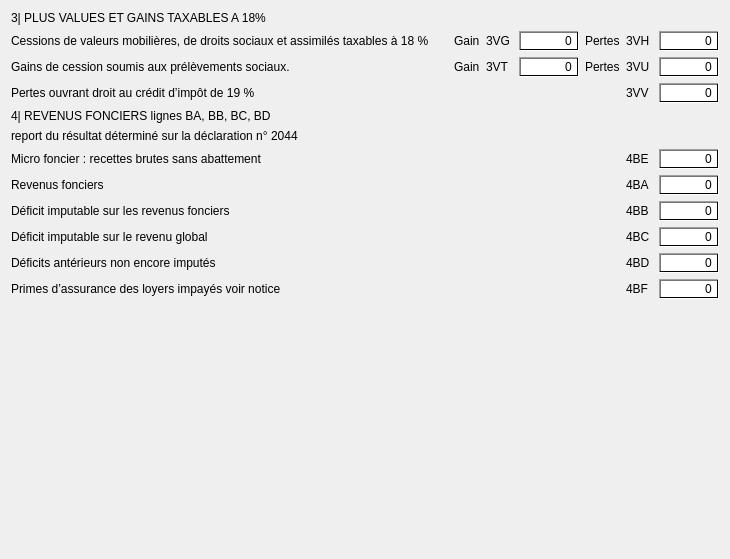
<?xml version="1.0" encoding="UTF-8"?>
<ui version="4.0">
 <class>Page03C</class>
 <widget class="QWidget" name="Page03C">
  <property name="geometry">
   <rect>
    <x>0</x>
    <y>0</y>
    <width>730</width>
    <height>559</height>
   </rect>
  </property>
  <property name="minimumSize">
   <size>
    <width>730</width>
    <height>0</height>
   </size>
  </property>
  <property name="maximumSize">
   <size>
    <width>730</width>
    <height>16777215</height>
   </size>
  </property>
  <property name="windowTitle">
   <string>Form</string>
  </property>
  <property name="styleSheet">
   <string notr="true"/>
  </property>
  <layout class="QVBoxLayout" name="verticalLayout">
   <item>
    <widget class="QLabel" name="label">
     <property name="styleSheet">
      <string notr="true"/>
     </property>
     <property name="text">
      <string>3| PLUS VALUES ET GAINS TAXABLES A 18%</string>
     </property>
     <property name="class" stdset="0">
      <string>titreA</string>
     </property>
    </widget>
   </item>
   <item>
    <layout class="QGridLayout" name="gridLayout">
     <item row="0" column="0">
      <widget class="QLabel" name="label_2">
       <property name="styleSheet">
        <string notr="true"/>
       </property>
       <property name="text">
        <string>Cessions de valeurs mobilières, de droits sociaux et assimilés taxables à 18 %</string>
       </property>
      </widget>
     </item>
     <item row="0" column="1">
      <spacer name="horizontalSpacer">
       <property name="orientation">
        <enum>Qt::Horizontal</enum>
       </property>
       <property name="sizeHint" stdset="0">
        <size>
         <width>40</width>
         <height>20</height>
        </size>
       </property>
      </spacer>
     </item>
     <item row="0" column="2">
      <widget class="QLabel" name="label_7">
       <property name="styleSheet">
        <string notr="true"/>
       </property>
       <property name="text">
        <string>Gain</string>
       </property>
      </widget>
     </item>
     <item row="0" column="3">
      <widget class="QLabel" name="label_12">
       <property name="minimumSize">
        <size>
         <width>27</width>
         <height>20</height>
        </size>
       </property>
       <property name="maximumSize">
        <size>
         <width>27</width>
         <height>20</height>
        </size>
       </property>
       <property name="styleSheet">
        <string notr="true"/>
       </property>
       <property name="text">
        <string>3VG</string>
       </property>
       <property name="class" stdset="0">
        <string>code</string>
       </property>
      </widget>
     </item>
     <item row="0" column="4">
      <widget class="QSpinBox" name="f3vg">
       <property name="enabled">
        <bool>true</bool>
       </property>
       <property name="minimumSize">
        <size>
         <width>60</width>
         <height>20</height>
        </size>
       </property>
       <property name="maximumSize">
        <size>
         <width>60</width>
         <height>20</height>
        </size>
       </property>
       <property name="styleSheet">
        <string notr="true">background-color: qlineargradient(spread:pad, x1:0, y1:0, x2:1, y2:0, stop:0 rgba(255, 255, 255, 255), stop:1 rgba(255, 255, 255, 255));</string>
       </property>
       <property name="wrapping">
        <bool>false</bool>
       </property>
       <property name="frame">
        <bool>true</bool>
       </property>
       <property name="alignment">
        <set>Qt::AlignRight|Qt::AlignTrailing|Qt::AlignVCenter</set>
       </property>
       <property name="buttonSymbols">
        <enum>QAbstractSpinBox::NoButtons</enum>
       </property>
       <property name="accelerated">
        <bool>false</bool>
       </property>
       <property name="correctionMode">
        <enum>QAbstractSpinBox::CorrectToPreviousValue</enum>
       </property>
       <property name="keyboardTracking">
        <bool>true</bool>
       </property>
       <property name="suffix">
        <string/>
       </property>
       <property name="prefix">
        <string/>
       </property>
       <property name="minimum">
        <number>0</number>
       </property>
       <property name="maximum">
        <number>999999</number>
       </property>
       <property name="singleStep">
        <number>1000</number>
       </property>
       <property name="value">
        <number>0</number>
       </property>
      </widget>
     </item>
     <item row="0" column="5">
      <widget class="QLabel" name="label_9">
       <property name="styleSheet">
        <string notr="true"/>
       </property>
       <property name="text">
        <string>Pertes</string>
       </property>
      </widget>
     </item>
     <item row="0" column="6">
      <widget class="QLabel" name="label_13">
       <property name="minimumSize">
        <size>
         <width>27</width>
         <height>20</height>
        </size>
       </property>
       <property name="maximumSize">
        <size>
         <width>27</width>
         <height>20</height>
        </size>
       </property>
       <property name="styleSheet">
        <string notr="true"/>
       </property>
       <property name="text">
        <string>3VH</string>
       </property>
       <property name="class" stdset="0">
        <string>code</string>
       </property>
      </widget>
     </item>
     <item row="0" column="7">
      <widget class="QSpinBox" name="f3vh">
       <property name="enabled">
        <bool>true</bool>
       </property>
       <property name="minimumSize">
        <size>
         <width>60</width>
         <height>20</height>
        </size>
       </property>
       <property name="maximumSize">
        <size>
         <width>60</width>
         <height>20</height>
        </size>
       </property>
       <property name="styleSheet">
        <string notr="true">background-color: qlineargradient(spread:pad, x1:0, y1:0, x2:1, y2:0, stop:0 rgba(255, 255, 255, 255), stop:1 rgba(255, 255, 255, 255));</string>
       </property>
       <property name="wrapping">
        <bool>false</bool>
       </property>
       <property name="frame">
        <bool>true</bool>
       </property>
       <property name="alignment">
        <set>Qt::AlignRight|Qt::AlignTrailing|Qt::AlignVCenter</set>
       </property>
       <property name="buttonSymbols">
        <enum>QAbstractSpinBox::NoButtons</enum>
       </property>
       <property name="accelerated">
        <bool>false</bool>
       </property>
       <property name="correctionMode">
        <enum>QAbstractSpinBox::CorrectToPreviousValue</enum>
       </property>
       <property name="keyboardTracking">
        <bool>true</bool>
       </property>
       <property name="suffix">
        <string/>
       </property>
       <property name="prefix">
        <string/>
       </property>
       <property name="minimum">
        <number>0</number>
       </property>
       <property name="maximum">
        <number>999999</number>
       </property>
       <property name="singleStep">
        <number>1000</number>
       </property>
       <property name="value">
        <number>0</number>
       </property>
      </widget>
     </item>
     <item row="1" column="0">
      <widget class="QLabel" name="label_3">
       <property name="styleSheet">
        <string notr="true"/>
       </property>
       <property name="text">
        <string>Gains de cession soumis aux prélèvements sociaux.</string>
       </property>
      </widget>
     </item>
     <item row="1" column="1">
      <spacer name="horizontalSpacer_2">
       <property name="orientation">
        <enum>Qt::Horizontal</enum>
       </property>
       <property name="sizeHint" stdset="0">
        <size>
         <width>40</width>
         <height>20</height>
        </size>
       </property>
      </spacer>
     </item>
     <item row="1" column="2">
      <widget class="QLabel" name="label_10">
       <property name="styleSheet">
        <string notr="true"/>
       </property>
       <property name="text">
        <string>Gain</string>
       </property>
      </widget>
     </item>
     <item row="1" column="3">
      <widget class="QLabel" name="label_15">
       <property name="minimumSize">
        <size>
         <width>27</width>
         <height>20</height>
        </size>
       </property>
       <property name="maximumSize">
        <size>
         <width>27</width>
         <height>20</height>
        </size>
       </property>
       <property name="styleSheet">
        <string notr="true"/>
       </property>
       <property name="text">
        <string>3VT</string>
       </property>
       <property name="class" stdset="0">
        <string>code</string>
       </property>
      </widget>
     </item>
     <item row="1" column="4">
      <widget class="QSpinBox" name="f3vt">
       <property name="enabled">
        <bool>true</bool>
       </property>
       <property name="minimumSize">
        <size>
         <width>60</width>
         <height>20</height>
        </size>
       </property>
       <property name="maximumSize">
        <size>
         <width>60</width>
         <height>20</height>
        </size>
       </property>
       <property name="styleSheet">
        <string notr="true">background-color: qlineargradient(spread:pad, x1:0, y1:0, x2:1, y2:0, stop:0 rgba(255, 255, 255, 255), stop:1 rgba(255, 255, 255, 255));</string>
       </property>
       <property name="wrapping">
        <bool>false</bool>
       </property>
       <property name="frame">
        <bool>true</bool>
       </property>
       <property name="alignment">
        <set>Qt::AlignRight|Qt::AlignTrailing|Qt::AlignVCenter</set>
       </property>
       <property name="buttonSymbols">
        <enum>QAbstractSpinBox::NoButtons</enum>
       </property>
       <property name="accelerated">
        <bool>false</bool>
       </property>
       <property name="correctionMode">
        <enum>QAbstractSpinBox::CorrectToPreviousValue</enum>
       </property>
       <property name="keyboardTracking">
        <bool>true</bool>
       </property>
       <property name="suffix">
        <string/>
       </property>
       <property name="prefix">
        <string/>
       </property>
       <property name="minimum">
        <number>0</number>
       </property>
       <property name="maximum">
        <number>999999</number>
       </property>
       <property name="singleStep">
        <number>1000</number>
       </property>
       <property name="value">
        <number>0</number>
       </property>
      </widget>
     </item>
     <item row="1" column="5">
      <widget class="QLabel" name="label_11">
       <property name="styleSheet">
        <string notr="true"/>
       </property>
       <property name="text">
        <string>Pertes</string>
       </property>
      </widget>
     </item>
     <item row="1" column="6">
      <widget class="QLabel" name="label_16">
       <property name="minimumSize">
        <size>
         <width>27</width>
         <height>20</height>
        </size>
       </property>
       <property name="maximumSize">
        <size>
         <width>27</width>
         <height>20</height>
        </size>
       </property>
       <property name="styleSheet">
        <string notr="true"/>
       </property>
       <property name="text">
        <string>3VU</string>
       </property>
       <property name="class" stdset="0">
        <string>code</string>
       </property>
      </widget>
     </item>
     <item row="1" column="7">
      <widget class="QSpinBox" name="f3vu">
       <property name="enabled">
        <bool>true</bool>
       </property>
       <property name="minimumSize">
        <size>
         <width>60</width>
         <height>20</height>
        </size>
       </property>
       <property name="maximumSize">
        <size>
         <width>60</width>
         <height>20</height>
        </size>
       </property>
       <property name="styleSheet">
        <string notr="true">background-color: qlineargradient(spread:pad, x1:0, y1:0, x2:1, y2:0, stop:0 rgba(255, 255, 255, 255), stop:1 rgba(255, 255, 255, 255));</string>
       </property>
       <property name="wrapping">
        <bool>false</bool>
       </property>
       <property name="frame">
        <bool>true</bool>
       </property>
       <property name="alignment">
        <set>Qt::AlignRight|Qt::AlignTrailing|Qt::AlignVCenter</set>
       </property>
       <property name="buttonSymbols">
        <enum>QAbstractSpinBox::NoButtons</enum>
       </property>
       <property name="accelerated">
        <bool>false</bool>
       </property>
       <property name="correctionMode">
        <enum>QAbstractSpinBox::CorrectToPreviousValue</enum>
       </property>
       <property name="keyboardTracking">
        <bool>true</bool>
       </property>
       <property name="suffix">
        <string/>
       </property>
       <property name="prefix">
        <string/>
       </property>
       <property name="minimum">
        <number>0</number>
       </property>
       <property name="maximum">
        <number>999999</number>
       </property>
       <property name="singleStep">
        <number>1000</number>
       </property>
       <property name="value">
        <number>0</number>
       </property>
      </widget>
     </item>
     <item row="2" column="0">
      <widget class="QLabel" name="label_4">
       <property name="styleSheet">
        <string notr="true"/>
       </property>
       <property name="text">
        <string>Pertes ouvrant droit au crédit d’impôt de 19 %</string>
       </property>
      </widget>
     </item>
     <item row="2" column="1">
      <spacer name="horizontalSpacer_3">
       <property name="orientation">
        <enum>Qt::Horizontal</enum>
       </property>
       <property name="sizeHint" stdset="0">
        <size>
         <width>40</width>
         <height>20</height>
        </size>
       </property>
      </spacer>
     </item>
     <item row="2" column="6">
      <widget class="QLabel" name="label_19">
       <property name="minimumSize">
        <size>
         <width>27</width>
         <height>20</height>
        </size>
       </property>
       <property name="maximumSize">
        <size>
         <width>27</width>
         <height>20</height>
        </size>
       </property>
       <property name="styleSheet">
        <string notr="true"/>
       </property>
       <property name="text">
        <string>3VV</string>
       </property>
       <property name="class" stdset="0">
        <string>code</string>
       </property>
      </widget>
     </item>
     <item row="2" column="7">
      <widget class="QSpinBox" name="f3vv">
       <property name="enabled">
        <bool>true</bool>
       </property>
       <property name="minimumSize">
        <size>
         <width>60</width>
         <height>20</height>
        </size>
       </property>
       <property name="maximumSize">
        <size>
         <width>60</width>
         <height>20</height>
        </size>
       </property>
       <property name="styleSheet">
        <string notr="true">background-color: qlineargradient(spread:pad, x1:0, y1:0, x2:1, y2:0, stop:0 rgba(255, 255, 255, 255), stop:1 rgba(255, 255, 255, 255));</string>
       </property>
       <property name="wrapping">
        <bool>false</bool>
       </property>
       <property name="frame">
        <bool>true</bool>
       </property>
       <property name="alignment">
        <set>Qt::AlignRight|Qt::AlignTrailing|Qt::AlignVCenter</set>
       </property>
       <property name="buttonSymbols">
        <enum>QAbstractSpinBox::NoButtons</enum>
       </property>
       <property name="accelerated">
        <bool>false</bool>
       </property>
       <property name="correctionMode">
        <enum>QAbstractSpinBox::CorrectToPreviousValue</enum>
       </property>
       <property name="keyboardTracking">
        <bool>true</bool>
       </property>
       <property name="suffix">
        <string/>
       </property>
       <property name="prefix">
        <string/>
       </property>
       <property name="minimum">
        <number>0</number>
       </property>
       <property name="maximum">
        <number>999999</number>
       </property>
       <property name="singleStep">
        <number>1000</number>
       </property>
       <property name="value">
        <number>0</number>
       </property>
      </widget>
     </item>
    </layout>
   </item>
   <item>
    <widget class="QLabel" name="label_5">
     <property name="styleSheet">
      <string notr="true"/>
     </property>
     <property name="text">
      <string>4| REVENUS FONCIERS lignes BA, BB, BC, BD</string>
     </property>
     <property name="class" stdset="0">
      <string>titreA</string>
     </property>
    </widget>
   </item>
   <item>
    <widget class="QLabel" name="label_36">
     <property name="styleSheet">
      <string notr="true"/>
     </property>
     <property name="text">
      <string>report du résultat déterminé sur la déclaration n° 2044</string>
     </property>
    </widget>
   </item>
   <item>
    <layout class="QGridLayout" name="gridLayout_2">
     <item row="0" column="0">
      <widget class="QLabel" name="label_26">
       <property name="styleSheet">
        <string notr="true"/>
       </property>
       <property name="text">
        <string>Micro foncier : recettes brutes sans abattement</string>
       </property>
      </widget>
     </item>
     <item row="0" column="1">
      <spacer name="horizontalSpacer_13">
       <property name="orientation">
        <enum>Qt::Horizontal</enum>
       </property>
       <property name="sizeHint" stdset="0">
        <size>
         <width>40</width>
         <height>20</height>
        </size>
       </property>
      </spacer>
     </item>
     <item row="0" column="2">
      <widget class="QLabel" name="label_27">
       <property name="minimumSize">
        <size>
         <width>27</width>
         <height>20</height>
        </size>
       </property>
       <property name="maximumSize">
        <size>
         <width>27</width>
         <height>20</height>
        </size>
       </property>
       <property name="styleSheet">
        <string notr="true"/>
       </property>
       <property name="text">
        <string>4BE</string>
       </property>
       <property name="class" stdset="0">
        <string>code</string>
       </property>
      </widget>
     </item>
     <item row="0" column="3" colspan="2">
      <widget class="QSpinBox" name="f4be">
       <property name="enabled">
        <bool>true</bool>
       </property>
       <property name="minimumSize">
        <size>
         <width>60</width>
         <height>20</height>
        </size>
       </property>
       <property name="maximumSize">
        <size>
         <width>60</width>
         <height>20</height>
        </size>
       </property>
       <property name="styleSheet">
        <string notr="true">background-color: qlineargradient(spread:pad, x1:0, y1:0, x2:1, y2:0, stop:0 rgba(255, 255, 255, 255), stop:1 rgba(255, 255, 255, 255));</string>
       </property>
       <property name="wrapping">
        <bool>false</bool>
       </property>
       <property name="frame">
        <bool>true</bool>
       </property>
       <property name="alignment">
        <set>Qt::AlignRight|Qt::AlignTrailing|Qt::AlignVCenter</set>
       </property>
       <property name="buttonSymbols">
        <enum>QAbstractSpinBox::NoButtons</enum>
       </property>
       <property name="accelerated">
        <bool>false</bool>
       </property>
       <property name="correctionMode">
        <enum>QAbstractSpinBox::CorrectToPreviousValue</enum>
       </property>
       <property name="keyboardTracking">
        <bool>true</bool>
       </property>
       <property name="suffix">
        <string/>
       </property>
       <property name="prefix">
        <string/>
       </property>
       <property name="minimum">
        <number>0</number>
       </property>
       <property name="maximum">
        <number>999999</number>
       </property>
       <property name="singleStep">
        <number>1000</number>
       </property>
       <property name="value">
        <number>0</number>
       </property>
      </widget>
     </item>
     <item row="1" column="0">
      <widget class="QLabel" name="label_28">
       <property name="styleSheet">
        <string notr="true"/>
       </property>
       <property name="text">
        <string>Revenus fonciers</string>
       </property>
      </widget>
     </item>
     <item row="1" column="1">
      <spacer name="horizontalSpacer_14">
       <property name="orientation">
        <enum>Qt::Horizontal</enum>
       </property>
       <property name="sizeHint" stdset="0">
        <size>
         <width>40</width>
         <height>20</height>
        </size>
       </property>
      </spacer>
     </item>
     <item row="1" column="2">
      <widget class="QLabel" name="label_29">
       <property name="minimumSize">
        <size>
         <width>27</width>
         <height>20</height>
        </size>
       </property>
       <property name="maximumSize">
        <size>
         <width>27</width>
         <height>20</height>
        </size>
       </property>
       <property name="styleSheet">
        <string notr="true"/>
       </property>
       <property name="text">
        <string>4BA</string>
       </property>
       <property name="class" stdset="0">
        <string>code</string>
       </property>
      </widget>
     </item>
     <item row="1" column="3" colspan="2">
      <widget class="QSpinBox" name="f4ba">
       <property name="enabled">
        <bool>true</bool>
       </property>
       <property name="minimumSize">
        <size>
         <width>60</width>
         <height>20</height>
        </size>
       </property>
       <property name="maximumSize">
        <size>
         <width>60</width>
         <height>20</height>
        </size>
       </property>
       <property name="styleSheet">
        <string notr="true">background-color: qlineargradient(spread:pad, x1:0, y1:0, x2:1, y2:0, stop:0 rgba(255, 255, 255, 255), stop:1 rgba(255, 255, 255, 255));</string>
       </property>
       <property name="wrapping">
        <bool>false</bool>
       </property>
       <property name="frame">
        <bool>true</bool>
       </property>
       <property name="alignment">
        <set>Qt::AlignRight|Qt::AlignTrailing|Qt::AlignVCenter</set>
       </property>
       <property name="buttonSymbols">
        <enum>QAbstractSpinBox::NoButtons</enum>
       </property>
       <property name="accelerated">
        <bool>false</bool>
       </property>
       <property name="correctionMode">
        <enum>QAbstractSpinBox::CorrectToPreviousValue</enum>
       </property>
       <property name="keyboardTracking">
        <bool>true</bool>
       </property>
       <property name="suffix">
        <string/>
       </property>
       <property name="prefix">
        <string/>
       </property>
       <property name="minimum">
        <number>0</number>
       </property>
       <property name="maximum">
        <number>999999</number>
       </property>
       <property name="singleStep">
        <number>1000</number>
       </property>
       <property name="value">
        <number>0</number>
       </property>
      </widget>
     </item>
     <item row="2" column="0">
      <widget class="QLabel" name="label_24">
       <property name="styleSheet">
        <string notr="true"/>
       </property>
       <property name="text">
        <string>Déficit imputable sur les revenus fonciers</string>
       </property>
      </widget>
     </item>
     <item row="2" column="1">
      <spacer name="horizontalSpacer_12">
       <property name="orientation">
        <enum>Qt::Horizontal</enum>
       </property>
       <property name="sizeHint" stdset="0">
        <size>
         <width>40</width>
         <height>20</height>
        </size>
       </property>
      </spacer>
     </item>
     <item row="2" column="2">
      <widget class="QLabel" name="label_25">
       <property name="minimumSize">
        <size>
         <width>27</width>
         <height>20</height>
        </size>
       </property>
       <property name="maximumSize">
        <size>
         <width>27</width>
         <height>20</height>
        </size>
       </property>
       <property name="styleSheet">
        <string notr="true"/>
       </property>
       <property name="text">
        <string>4BB</string>
       </property>
       <property name="class" stdset="0">
        <string>code</string>
       </property>
      </widget>
     </item>
     <item row="2" column="3" colspan="2">
      <widget class="QSpinBox" name="f4bb">
       <property name="enabled">
        <bool>true</bool>
       </property>
       <property name="minimumSize">
        <size>
         <width>60</width>
         <height>20</height>
        </size>
       </property>
       <property name="maximumSize">
        <size>
         <width>60</width>
         <height>20</height>
        </size>
       </property>
       <property name="styleSheet">
        <string notr="true">background-color: qlineargradient(spread:pad, x1:0, y1:0, x2:1, y2:0, stop:0 rgba(255, 255, 255, 255), stop:1 rgba(255, 255, 255, 255));</string>
       </property>
       <property name="wrapping">
        <bool>false</bool>
       </property>
       <property name="frame">
        <bool>true</bool>
       </property>
       <property name="alignment">
        <set>Qt::AlignRight|Qt::AlignTrailing|Qt::AlignVCenter</set>
       </property>
       <property name="buttonSymbols">
        <enum>QAbstractSpinBox::NoButtons</enum>
       </property>
       <property name="accelerated">
        <bool>false</bool>
       </property>
       <property name="correctionMode">
        <enum>QAbstractSpinBox::CorrectToPreviousValue</enum>
       </property>
       <property name="keyboardTracking">
        <bool>true</bool>
       </property>
       <property name="suffix">
        <string/>
       </property>
       <property name="prefix">
        <string/>
       </property>
       <property name="minimum">
        <number>0</number>
       </property>
       <property name="maximum">
        <number>999999</number>
       </property>
       <property name="singleStep">
        <number>1000</number>
       </property>
       <property name="value">
        <number>0</number>
       </property>
      </widget>
     </item>
     <item row="3" column="0">
      <widget class="QLabel" name="label_22">
       <property name="styleSheet">
        <string notr="true"/>
       </property>
       <property name="text">
        <string>Déficit imputable sur le revenu global</string>
       </property>
      </widget>
     </item>
     <item row="3" column="1">
      <spacer name="horizontalSpacer_11">
       <property name="orientation">
        <enum>Qt::Horizontal</enum>
       </property>
       <property name="sizeHint" stdset="0">
        <size>
         <width>40</width>
         <height>20</height>
        </size>
       </property>
      </spacer>
     </item>
     <item row="3" column="2">
      <widget class="QLabel" name="label_23">
       <property name="minimumSize">
        <size>
         <width>27</width>
         <height>20</height>
        </size>
       </property>
       <property name="maximumSize">
        <size>
         <width>27</width>
         <height>20</height>
        </size>
       </property>
       <property name="styleSheet">
        <string notr="true"/>
       </property>
       <property name="text">
        <string>4BC</string>
       </property>
       <property name="class" stdset="0">
        <string>code</string>
       </property>
      </widget>
     </item>
     <item row="3" column="3" colspan="2">
      <widget class="QSpinBox" name="f4bc">
       <property name="enabled">
        <bool>true</bool>
       </property>
       <property name="minimumSize">
        <size>
         <width>60</width>
         <height>20</height>
        </size>
       </property>
       <property name="maximumSize">
        <size>
         <width>60</width>
         <height>20</height>
        </size>
       </property>
       <property name="styleSheet">
        <string notr="true">background-color: qlineargradient(spread:pad, x1:0, y1:0, x2:1, y2:0, stop:0 rgba(255, 255, 255, 255), stop:1 rgba(255, 255, 255, 255));</string>
       </property>
       <property name="wrapping">
        <bool>false</bool>
       </property>
       <property name="frame">
        <bool>true</bool>
       </property>
       <property name="alignment">
        <set>Qt::AlignRight|Qt::AlignTrailing|Qt::AlignVCenter</set>
       </property>
       <property name="buttonSymbols">
        <enum>QAbstractSpinBox::NoButtons</enum>
       </property>
       <property name="accelerated">
        <bool>false</bool>
       </property>
       <property name="correctionMode">
        <enum>QAbstractSpinBox::CorrectToPreviousValue</enum>
       </property>
       <property name="keyboardTracking">
        <bool>true</bool>
       </property>
       <property name="suffix">
        <string/>
       </property>
       <property name="prefix">
        <string/>
       </property>
       <property name="minimum">
        <number>0</number>
       </property>
       <property name="maximum">
        <number>999999</number>
       </property>
       <property name="singleStep">
        <number>1000</number>
       </property>
       <property name="value">
        <number>0</number>
       </property>
      </widget>
     </item>
     <item row="4" column="0">
      <widget class="QLabel" name="label_30">
       <property name="styleSheet">
        <string notr="true"/>
       </property>
       <property name="text">
        <string>Déficits antérieurs non encore imputés</string>
       </property>
      </widget>
     </item>
     <item row="4" column="1">
      <spacer name="horizontalSpacer_15">
       <property name="orientation">
        <enum>Qt::Horizontal</enum>
       </property>
       <property name="sizeHint" stdset="0">
        <size>
         <width>40</width>
         <height>20</height>
        </size>
       </property>
      </spacer>
     </item>
     <item row="4" column="2">
      <widget class="QLabel" name="label_31">
       <property name="minimumSize">
        <size>
         <width>27</width>
         <height>20</height>
        </size>
       </property>
       <property name="maximumSize">
        <size>
         <width>27</width>
         <height>20</height>
        </size>
       </property>
       <property name="styleSheet">
        <string notr="true"/>
       </property>
       <property name="text">
        <string>4BD</string>
       </property>
       <property name="class" stdset="0">
        <string>code</string>
       </property>
      </widget>
     </item>
     <item row="4" column="3" colspan="2">
      <widget class="QSpinBox" name="f4bd">
       <property name="enabled">
        <bool>true</bool>
       </property>
       <property name="minimumSize">
        <size>
         <width>60</width>
         <height>20</height>
        </size>
       </property>
       <property name="maximumSize">
        <size>
         <width>60</width>
         <height>20</height>
        </size>
       </property>
       <property name="styleSheet">
        <string notr="true">background-color: qlineargradient(spread:pad, x1:0, y1:0, x2:1, y2:0, stop:0 rgba(255, 255, 255, 255), stop:1 rgba(255, 255, 255, 255));</string>
       </property>
       <property name="wrapping">
        <bool>false</bool>
       </property>
       <property name="frame">
        <bool>true</bool>
       </property>
       <property name="alignment">
        <set>Qt::AlignRight|Qt::AlignTrailing|Qt::AlignVCenter</set>
       </property>
       <property name="buttonSymbols">
        <enum>QAbstractSpinBox::NoButtons</enum>
       </property>
       <property name="accelerated">
        <bool>false</bool>
       </property>
       <property name="correctionMode">
        <enum>QAbstractSpinBox::CorrectToPreviousValue</enum>
       </property>
       <property name="keyboardTracking">
        <bool>true</bool>
       </property>
       <property name="suffix">
        <string/>
       </property>
       <property name="prefix">
        <string/>
       </property>
       <property name="minimum">
        <number>0</number>
       </property>
       <property name="maximum">
        <number>999999</number>
       </property>
       <property name="singleStep">
        <number>1000</number>
       </property>
       <property name="value">
        <number>0</number>
       </property>
      </widget>
     </item>
     <item row="5" column="0">
      <widget class="QLabel" name="label_32">
       <property name="styleSheet">
        <string notr="true"/>
       </property>
       <property name="text">
        <string>Primes d’assurance des loyers impayés voir notice</string>
       </property>
      </widget>
     </item>
     <item row="5" column="1">
      <spacer name="horizontalSpacer_16">
       <property name="orientation">
        <enum>Qt::Horizontal</enum>
       </property>
       <property name="sizeHint" stdset="0">
        <size>
         <width>40</width>
         <height>20</height>
        </size>
       </property>
      </spacer>
     </item>
     <item row="5" column="2">
      <widget class="QLabel" name="label_33">
       <property name="minimumSize">
        <size>
         <width>27</width>
         <height>20</height>
        </size>
       </property>
       <property name="maximumSize">
        <size>
         <width>27</width>
         <height>20</height>
        </size>
       </property>
       <property name="styleSheet">
        <string notr="true"/>
       </property>
       <property name="text">
        <string>4BF</string>
       </property>
       <property name="class" stdset="0">
        <string>code</string>
       </property>
      </widget>
     </item>
     <item row="5" column="3" colspan="2">
      <widget class="QSpinBox" name="f4bf">
       <property name="enabled">
        <bool>true</bool>
       </property>
       <property name="minimumSize">
        <size>
         <width>60</width>
         <height>20</height>
        </size>
       </property>
       <property name="maximumSize">
        <size>
         <width>60</width>
         <height>20</height>
        </size>
       </property>
       <property name="styleSheet">
        <string notr="true">background-color: qlineargradient(spread:pad, x1:0, y1:0, x2:1, y2:0, stop:0 rgba(255, 255, 255, 255), stop:1 rgba(255, 255, 255, 255));</string>
       </property>
       <property name="wrapping">
        <bool>false</bool>
       </property>
       <property name="frame">
        <bool>true</bool>
       </property>
       <property name="alignment">
        <set>Qt::AlignRight|Qt::AlignTrailing|Qt::AlignVCenter</set>
       </property>
       <property name="buttonSymbols">
        <enum>QAbstractSpinBox::NoButtons</enum>
       </property>
       <property name="accelerated">
        <bool>false</bool>
       </property>
       <property name="correctionMode">
        <enum>QAbstractSpinBox::CorrectToPreviousValue</enum>
       </property>
       <property name="keyboardTracking">
        <bool>true</bool>
       </property>
       <property name="suffix">
        <string/>
       </property>
       <property name="prefix">
        <string/>
       </property>
       <property name="minimum">
        <number>0</number>
       </property>
       <property name="maximum">
        <number>999999</number>
       </property>
       <property name="singleStep">
        <number>1000</number>
       </property>
       <property name="value">
        <number>0</number>
       </property>
      </widget>
     </item>
    </layout>
   </item>
   <item>
    <spacer name="verticalSpacer">
     <property name="orientation">
      <enum>Qt::Vertical</enum>
     </property>
     <property name="sizeHint" stdset="0">
      <size>
       <width>20</width>
       <height>112</height>
      </size>
     </property>
    </spacer>
   </item>
  </layout>
 </widget>
 <resources/>
 <connections/>
</ui>
